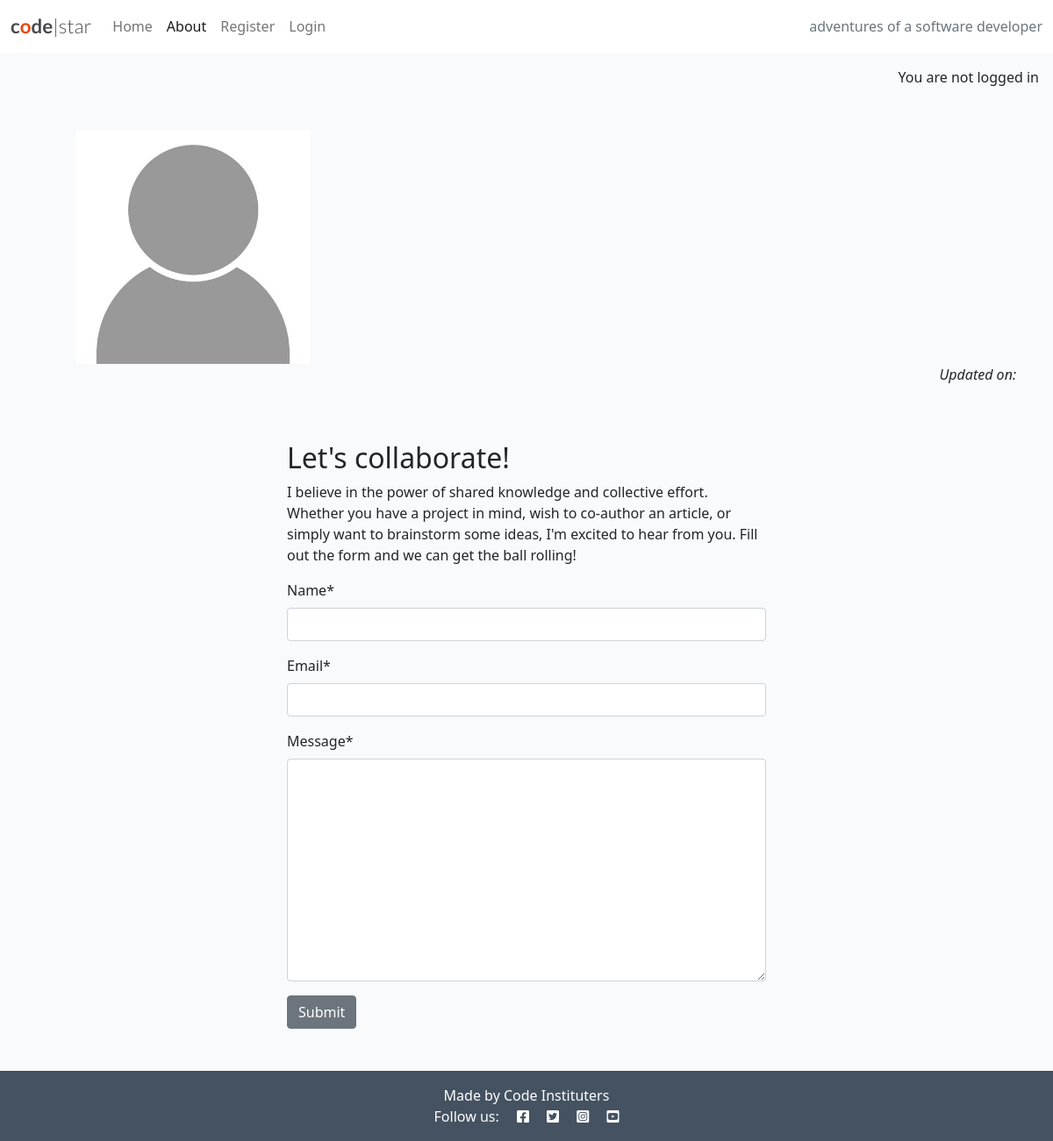
/about/, run on an earlier commit of the app's database.
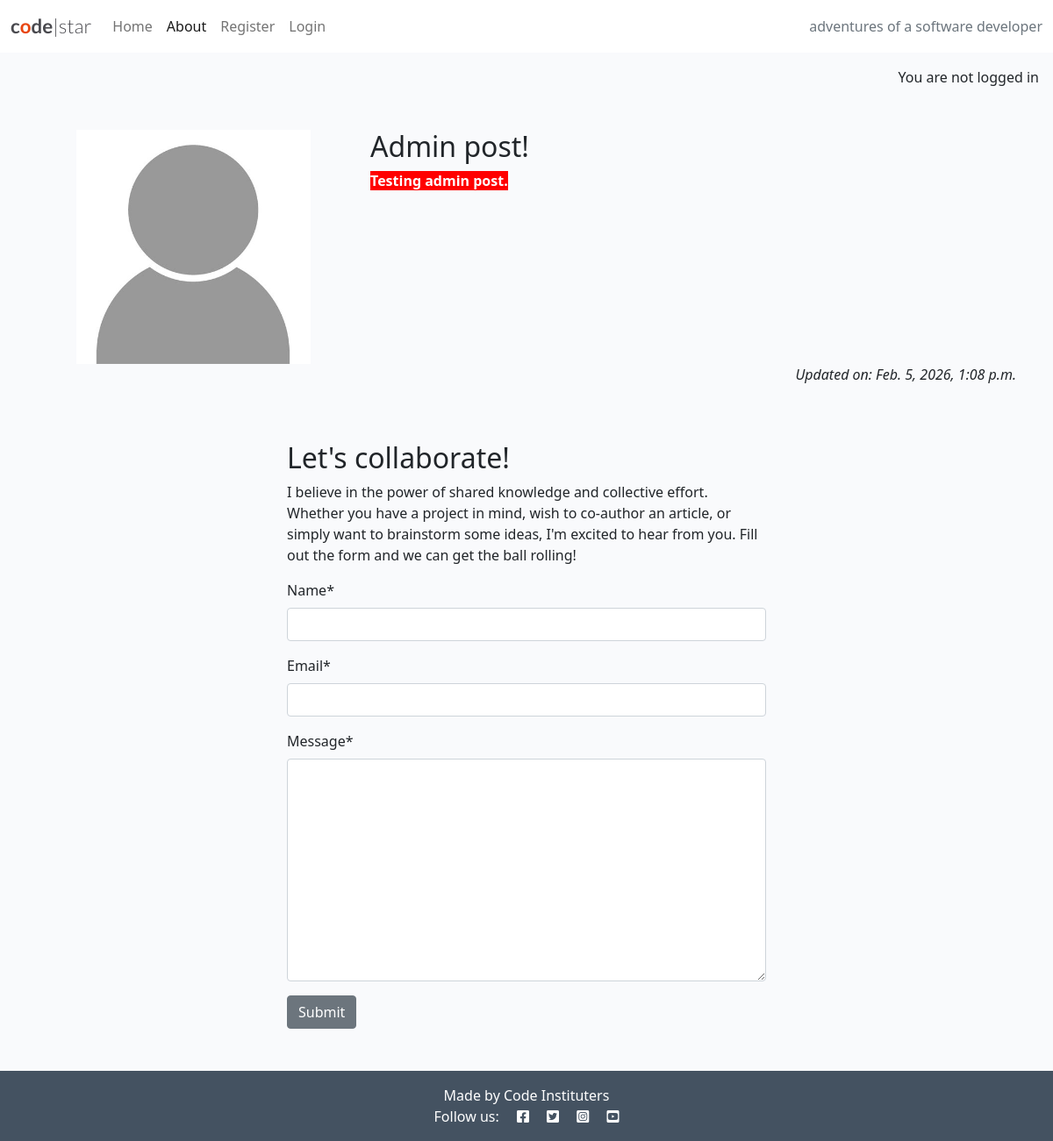
And on a later commit of the database.
### about/models.py (models this page shows, shortened)
class About(models.Model):
    title = models.CharField(max_length=200)
    updated_on = models.DateTimeField(auto_now=True)
    content = models.TextField()

### about/views.py (the view, shortened to what this page needs)
# urls.py: path("", views.about_me, name="about"),
def about_me(request):
    about = About.objects.all().order_by("-updated_on").first()
    collaborate_form = CollaborateForm()
    return render(
        request,
        "about/about.html",
        {
            "about": about,
            "collaborate_form": collaborate_form
        },
    )

### about/forms.py
class CollaborateForm(forms.ModelForm):
    class Meta:
        model = CollaborateRequest
        fields = ("name", "email", "message")

### about/templates/about/about.html (shortened to what this page needs)
{% extends 'base.html' %}
{% load static %}
{% load crispy_forms_tags %}
{% block content %}
<div class="container mt-5">
    <div class="row">
        <div class="col-12 col-md-4 text-center">
            <img src="{% static 'images/nobody.jpg' %}" width="75%">
        </div>
        <div class="col-12 col-md-8">
            <h2>{{ about.title }}</h2>
            {{ about.content | safe }}
        </div>
    </div>
    <div class="row">
        <div class="col text-right">
          <p class="text-end"><em>Updated on: {{ about.updated_on }}</em></p>
        </div>
    </div>
    <div class="row justify-content-center">
        <div class="col-12 col-md-6 my-5">
            <h2>Let's collaborate!</h2>
            <p>I believe in the power of shared knowledge and collective effort.
                Whether you have a project in mind, wish to co-author
                an article, or simply want to brainstorm some ideas,
                I'm excited to hear from you. Fill out the form
                and we can get the ball rolling!</p>
            {% load crispy_forms_tags %}
            <form method="post">
            {{ collaborate_form|crispy }}
            <button class="btn btn-secondary" type="submit">Submit</button>
            </form>
        </div>
    </div>
</div>
{% endblock content %}

What changed in the data, as far as the page shows it:
added About: title "Admin post!", content "Testing admin post.", updated_on "Feb. 5, 2026, 1:08 p.m."
